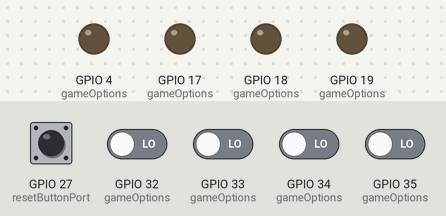
Bench run of a sketch on a simulated ESP32. Parts: output pins drawn as LEDs (lit = HIGH). Dashed ring = blinking. The test bench sets the inputs (shaded band); at power-on: GPIO 27 (resetButtonPort), GPIO 32 (gameOptions), GPIO 33 (gameOptions), GPIO 34 (gameOptions), GPIO 35 (gameOptions) LOW. Random numbers use the default seed unless the sketch sets one.

Above: at 1.8 s.
1.9 s: GPIO 27 (resetButtonPort) pulled HIGH for 0.15 s
At 2.05 s:
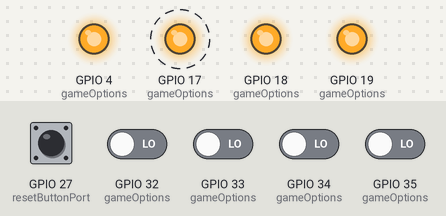
4.3 s: GPIO 32 (gameOptions) driven HIGH
At 4.45 s:
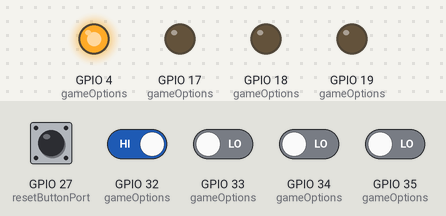
7.3 s: GPIO 33 (gameOptions) driven HIGH
At 8.05 s:
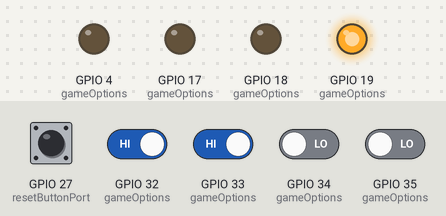
10.3 s: GPIO 33 (gameOptions) driven LOW
13.3 s: GPIO 32 (gameOptions) driven LOW
Timing chart, 0 to 15.8 s (numbered marks = the images above; inputs shaded):
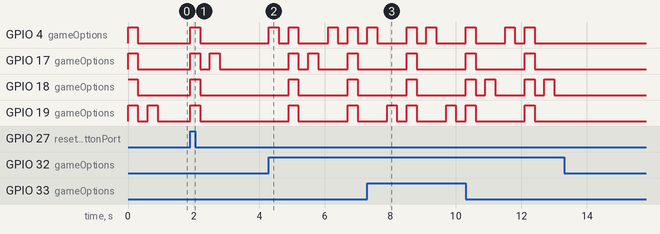

Measured:
- after the input at 1.9 s, GPIO 4 (gameOptions), GPIO 18 (gameOptions), GPIO 19 (gameOptions): LOW → HIGH at once, → LOW 0.30 s later; GPIO 17 (gameOptions): alternates HIGH for 0.30 s and LOW for 0.30 s, 4 changes in all, then stays LOW, starting at once
- after the input at 4.3 s, GPIO 4 (gameOptions): LOW → HIGH at once, → LOW 0.30 s later, → HIGH 0.30 s later, → LOW 0.30 s later, … (8 changes in this stretch); GPIO 17 (gameOptions): goes HIGH 0.30 s, LOW 0.30 s, HIGH 0.30 s, LOW 0.90 s, HIGH 0.30 s, then LOW, starting after 0.60 s
- after the input at 7.3 s, GPIO 17 (gameOptions), GPIO 18 (gameOptions): LOW → HIGH after 1.2 s, → LOW 0.30 s later; GPIO 19 (gameOptions): goes HIGH 0.30 s, LOW 0.30 s, HIGH 0.30 s, LOW 0.90 s, HIGH 0.30 s, then LOW, starting after 0.60 s
- after the input at 13.3 s, every drawn part: stays the same

The sketch:

simonGameFunctional.ino
```cpp
const int GAME_OPTIONS_DEFAULT_LENGTH = 4;
const int GAME_SEQUENCE_DEFAULT_LENGTH = 50;
const int GAME_DEFAULT_DELAY_MS = 300;

int resetButtonPort = 27;

struct GameOption {
  int ledOutputPort;
  int buttonInputPort;
};

GameOption gameOptions[GAME_OPTIONS_DEFAULT_LENGTH] = {
  {18, 34},
  {17, 35},
  {4, 32},
  {19, 33}
};

int gameSequenceLength = 0;
GameOption* gameSequence[GAME_SEQUENCE_DEFAULT_LENGTH];

int gameAnswearIndex = 0;
int isAnswearing = false;

void setup() {
  Serial.begin(9600);
  setupGameOptions();
  blinkOptions();
}

void loop() {
  if(isAnswearing){
    verifyAnswear();
  }else{
    addRandomOptionToSequence();
    blinkSequence();
    isAnswearing = true;
  }

  verifyAndReset();
}

void verifyAndReset(){
  if(digitalRead(resetButtonPort) == HIGH){
    resetGame();
  }
}

void addGameOptionToSequence(GameOption gameOption){
  if(gameSequenceLength < GAME_SEQUENCE_DEFAULT_LENGTH){
    gameSequence[gameSequenceLength] = new GameOption(gameOption);
    gameSequenceLength++;
  }
}

void addRandomOptionToSequence(){
  addGameOptionToSequence(gameOptions[random(0, GAME_OPTIONS_DEFAULT_LENGTH)]);
}

void cleanSequence() {
  for(int i = 0; i < gameSequenceLength; i++){
    delete gameSequence[i];
  }
  gameSequenceLength = 0;
}

void cleanAnswer(){
  gameAnswearIndex = 0;
  isAnswearing = false;
}

void setupResetButton(){
  pinMode(resetButtonPort, INPUT);
}

void setupGameOption(GameOption gameOption){
  pinMode(gameOption.ledOutputPort, OUTPUT);
  pinMode(gameOption.buttonInputPort, INPUT);
}

void setupGameOptions(){
  for(int i = 0; i < GAME_OPTIONS_DEFAULT_LENGTH; i++){
    setupGameOption(gameOptions[i]);
  }

  setupResetButton();
}

bool verifyPressedOptionButton(GameOption gameOption) {
  if(digitalRead(gameOption.buttonInputPort) == HIGH){
    return true;
  }
  return false;
}

bool verifySequenceOption(int sequenceIndex, GameOption gameOption) {
  if(gameSequence[sequenceIndex]->ledOutputPort == gameOption.ledOutputPort && gameSequence[sequenceIndex]->buttonInputPort == gameOption.buttonInputPort){
    return true;
  }

  return false;
}

void verifyAnswear(){
  if(verifySomeButtonPressed()){
    GameOption gameOption = getOptionPressed();
    blink(gameOption);
    if(verifySequenceOption(gameAnswearIndex, gameOption)){
      gameAnswearIndex++;
      if(gameAnswearIndex >= gameSequenceLength){
        addRandomOptionToSequence();
        blinkSequence();
        gameAnswearIndex = 0;
      }
    }else{
      resetGame();
    }
  }
}

void resetGame(){
  cleanSequence();
  blinkOptions();
  cleanAnswer();
}

GameOption getOptionPressed(){
  GameOption gameOption = GameOption();
  for(int i=0; i < GAME_OPTIONS_DEFAULT_LENGTH; i++){
    if(verifyPressedOptionButton(gameOptions[i])){
      gameOption = gameOptions[i];
    }
  }

  return gameOption;
}

bool verifySomeButtonPressed() {
  bool isSomeButtonPressed = false;
  for(int i=0; i < GAME_OPTIONS_DEFAULT_LENGTH; i++){
    if(verifyPressedOptionButton(gameOptions[i])){
      isSomeButtonPressed = true;
    }
  }

  return isSomeButtonPressed;
}

void blink(GameOption gameOption){
  digitalWrite(gameOption.ledOutputPort, HIGH);
  delay(GAME_DEFAULT_DELAY_MS);
  digitalWrite(gameOption.ledOutputPort, LOW);
  delay(GAME_DEFAULT_DELAY_MS);
}

void blinkOptions() {
  for(int i = 0; i < GAME_OPTIONS_DEFAULT_LENGTH; i++){
    digitalWrite(gameOptions[i].ledOutputPort, HIGH);
  }

  delay(GAME_DEFAULT_DELAY_MS);

  for(int i = 0; i < GAME_OPTIONS_DEFAULT_LENGTH; i++){
    digitalWrite(gameOptions[i].ledOutputPort, LOW);
  }

  delay(GAME_DEFAULT_DELAY_MS);
}

void blinkSequence() {
  for(int i = 0; i < gameSequenceLength; i++){
    blink(*gameSequence[i]);
  }
}
```
